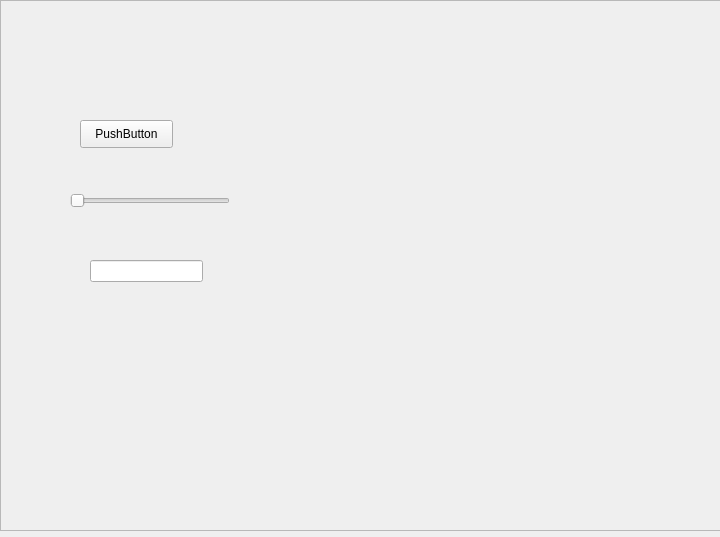
<?xml version="1.0" encoding="UTF-8"?>
<ui version="4.0">
 <class>MainWindow</class>
 <widget class="QMainWindow" name="MainWindow">
  <property name="geometry">
   <rect>
    <x>0</x>
    <y>0</y>
    <width>720</width>
    <height>537</height>
   </rect>
  </property>
  <property name="windowTitle">
   <string>MainWindow</string>
  </property>
  <widget class="QWidget" name="centralwidget">
   <widget class="QFrame" name="frame">
    <property name="geometry">
     <rect>
      <x>0</x>
      <y>0</y>
      <width>721</width>
      <height>531</height>
     </rect>
    </property>
    <property name="frameShape">
     <enum>QFrame::StyledPanel</enum>
    </property>
    <property name="frameShadow">
     <enum>QFrame::Raised</enum>
    </property>
    <widget class="QPushButton" name="pushButton">
     <property name="geometry">
      <rect>
       <x>80</x>
       <y>120</y>
       <width>93</width>
       <height>28</height>
      </rect>
     </property>
     <property name="text">
      <string>PushButton</string>
     </property>
    </widget>
    <widget class="QSlider" name="horizontalSlider">
     <property name="geometry">
      <rect>
       <x>70</x>
       <y>190</y>
       <width>160</width>
       <height>22</height>
      </rect>
     </property>
     <property name="orientation">
      <enum>Qt::Horizontal</enum>
     </property>
    </widget>
    <widget class="QLineEdit" name="lineEdit">
     <property name="geometry">
      <rect>
       <x>90</x>
       <y>260</y>
       <width>113</width>
       <height>22</height>
      </rect>
     </property>
    </widget>
   </widget>
  </widget>
 </widget>
 <resources/>
 <connections/>
</ui>
